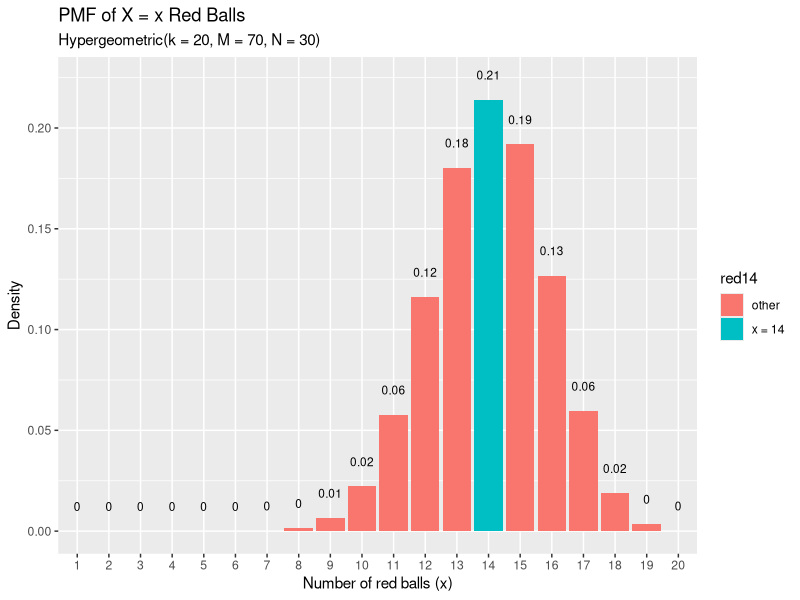
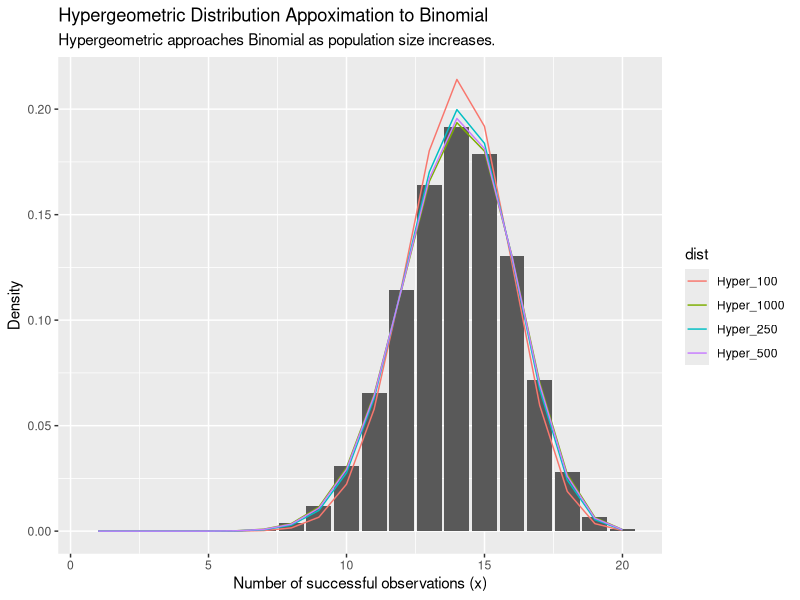

Write R code to recreate these figures, in order.
library(tidyverse)

# Problem
# If there are twelve cars crossing a bridge per minute on average, 
# find the probability of having seventeen or more cars crossing 
# the bridge in a particular minute.
# 
# Solution
# The probability of having sixteen or less cars crossing the bridge 
# in a particular minute is given by the function ppois.

ppois(16, lambda=12)   # lower tail 
# [1] 0.89871
# Hence the probability of having seventeen or more cars crossing the bridge in a minute is in the upper tail of the probability density function.

ppois(16, lambda=12, lower=FALSE)   # upper tail
# 0.10129

# Answer
# If there are twelve cars crossing a bridge per minute on average,
# the probability of having seventeen or more cars crossing the bridge 
# in a particular minute is 10.1%.


# What is the probability of selecting x = 14 red marbles
# from a sample of k = 20 taken from an urn containing 
# m = 70 red marbles and n = 30 green marbles?
  
# probability
x = 14
k = 20
m = 70
n = 30
dhyper(x = x, m = m, n = n, k = k)
k * m / (m + n)
k * m / (m + n) * (m + n - k) / (m + n) * n / (m + n - 1)

# options(scipen = 999, digits = 2) # sig digits

density = dhyper(x = 1:20, m = m, n = n, k = k)

data.frame(red = 1:20, density) %>%
  mutate(red14 = ifelse(red == 14, "x = 14", "other")) %>%
  ggplot(aes(x = factor(red), y = density, fill = red14)) +
  geom_col() +
  geom_text(
    aes(label = round(density,2), y = density + 0.01),
    position = position_dodge(0.9),
    size = 3,
    vjust = 0
  ) +
  labs(title = "PMF of X = x Red Balls",
       subtitle = "Hypergeometric(k = 20, M = 70, N = 30)",
       x = "Number of red balls (x)",
       y = "Density")



x = 14
m = 7000
n = 3000
k = 20

d_binom <- dbinom(x = 1:20, size = k, prob = m / (m + n))
df_binom <- data.frame(x = 1:20, Binomial = d_binom)
p <- ggplot(df_binom, aes(x = x, y = Binomial)) +
  geom_col()

d_hyper_100 <- dhyper(x = 1:20, m = 70, n = 30, k = k)
d_hyper_250 <- dhyper(x = 1:20, m = 175, n = 75, k = k)
d_hyper_500 <- dhyper(x = 1:20, m = 350, n = 150, k = k)
d_hyper_1000 <- dhyper(x = 1:20, m = 700, n = 300, k = k)
df_hyper = data.frame(x = 1:20, 
                      Hyper_100 = d_hyper_100, 
                      Hyper_250 = d_hyper_250, 
                      Hyper_500 = d_hyper_500, 
                      Hyper_1000 = d_hyper_1000)
df_hyper_tidy <- gather(df_hyper, key = "dist", value = "density", -c(x))
p + 
  geom_line(data = df_hyper_tidy, aes(x = x, y = density, color = dist)) +
  labs(title = "Hypergeometric Distribution Appoximation to Binomial",
       subtitle = "Hypergeometric approaches Binomial as population size increases.",
       x = "Number of successful observations (x)",
       y = "Density")
